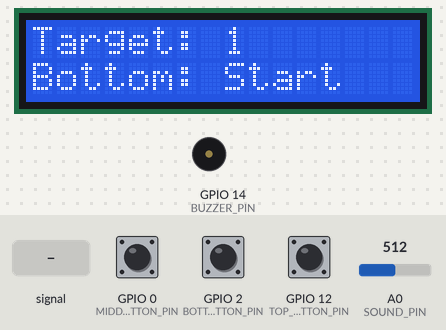
Bench run of a sketch on a simulated ESP8266 (NodeMCU). Shown: 16×2 character LCD, buzzer (waves = sounding, pin HIGH). The test bench sets the inputs (shaded band); at power-on: GPIO 2 (BOTTOM_BUTTON_PIN) HIGH, A0 (SOUND_PIN) = 512, GPIO 0 (MIDDLE_BUTTON_PIN) HIGH, GPIO 12 (TOP_BUTTON_PIN) HIGH. EEPROM starts erased; what the sketch prints to the serial monitor is not drawn.

Above: at 1.5 s.
1.6 s: GPIO 2 (BOTTOM_BUTTON_PIN) pulled LOW for 0.15 s
At 2.8 s:
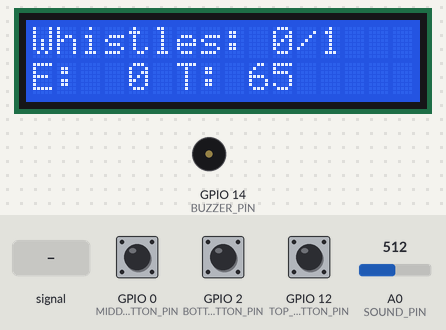
3.3 s: A0 (SOUND_PIN) fed a 200 Hz sine of ±81 counts around its level
At 4.6 s:
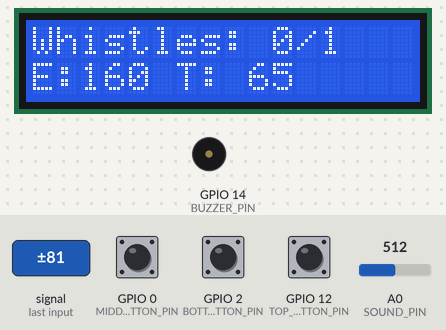
4.9 s: A0 (SOUND_PIN) set to 55
At 5.79 s:
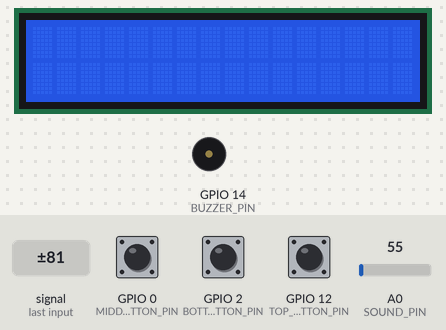
7.5 s: GPIO 2 (BOTTOM_BUTTON_PIN) pulled LOW for 3.2 s
At 9.2 s:
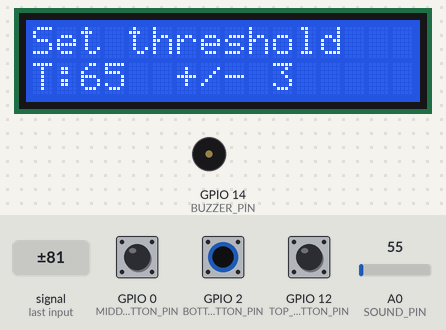
12.2 s: GPIO 0 (MIDDLE_BUTTON_PIN) pulled LOW for 0.15 s
At 12.7 s:
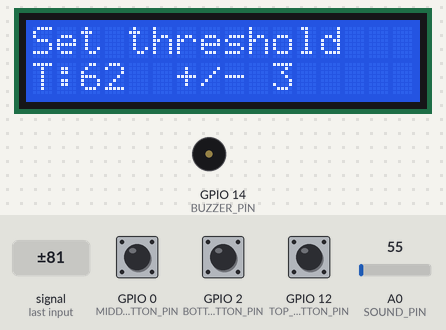
13.8 s: GPIO 0 (MIDDLE_BUTTON_PIN) pulled LOW for 1 s
At 15.2 s:
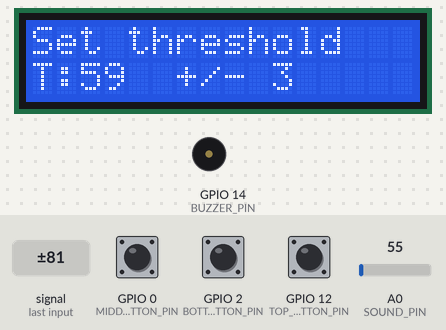
Timing chart, 0 to 16.8 s (numbered marks = the images above; inputs shaded):
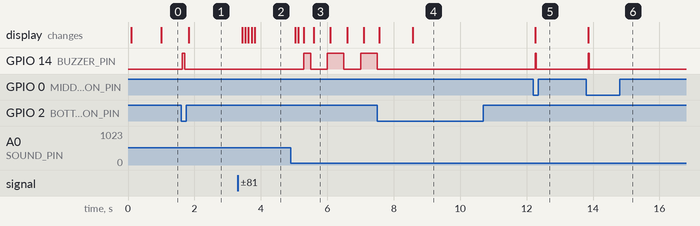

Measured:
- after the input at 1.6 s, GPIO 14 (BUZZER_PIN): LOW → HIGH at once, → LOW 0.07 s later; the display: changes after 0.23 s (image 1)
- after the input at 3.3 s, the display: first changes after 0.13 s (image 2 shows a later state)
- after the input at 4.9 s, GPIO 14 (BUZZER_PIN): goes HIGH 0.20 s, LOW 0.50 s, HIGH 0.50 s, LOW 0.50 s, then HIGH, starting after 0.40 s; the display: first changes after 0.13 s (image 3 shows a later state)
- after the input at 7.5 s, GPIO 14 (BUZZER_PIN): goes on until 7.5 s, then stays LOW; the display: first changes after 0.06 s (image 4 shows a later state)
- after the input at 12.2 s, GPIO 14 (BUZZER_PIN): LOW → HIGH after 0.06 s, → LOW 0.02 s later; the display: changes after 0.06 s (image 5)
- after the input at 13.8 s, GPIO 14 (BUZZER_PIN): LOW → HIGH after 0.06 s, → LOW 0.02 s later; the display: changes after 0.06 s (image 6)
- what the display in image 3 shows lasts 0.5 s, from 5.6 s to 6.1 s

The sketch:

Whistle_counter_esp8266_code.ino
```cpp
/*
  Pressure cooker whistle counter - ESP8266 / NodeMCU

  The microphone module is read through its analogue A0 output.  A cooker
  whistle is a burst, rather than one continuous sound, so the program first
  checks that the sound stays above the threshold long enough to be a real
  whistle.  It then waits for the sound to fall before accepting another one.

  Wiring (NodeMCU board labels):
    A0  -> sound-sensor analogue output (AO)
    D1  -> LCD SCL  (GPIO5)
    D2  -> LCD SDA  (GPIO4)
    D6  -> top button, target + (GPIO12)
    D3  -> middle button, target - / threshold - (GPIO0)
    D4  -> bottom button, start / settings (GPIO2)
    D5  -> buzzer control (GPIO14)

  Buttons use the ESP8266 internal pull-ups.  Connect each button between its
  pin and GND: a pressed button therefore reads LOW.

  IMPORTANT: D3/GPIO0 and D4/GPIO2 are ESP8266 boot pins.  Do not hold the
  middle or bottom button while the board is powered on or reset, otherwise
  the board can fail to boot.  D6 is not a boot-strapping pin.

  LCD address is 0x27.  If the LCD stays blank, scan its I2C address and
  change LCD_ADDRESS (many backpacks use 0x3F instead).
*/

#include <EEPROM.h>
#include <Wire.h>
#include <LiquidCrystal_I2C.h>

// ---------------------------------------------------------------------------
// Pin assignment.  These are physical ESP8266 GPIO numbers, so the code also
// compiles when the Arduino IDE has a generic ESP8266 board selected.
// ---------------------------------------------------------------------------
constexpr uint8_t SOUND_PIN = A0;
constexpr uint8_t LCD_SCL_PIN = 5;       // NodeMCU D1
constexpr uint8_t LCD_SDA_PIN = 4;       // NodeMCU D2
constexpr uint8_t TOP_BUTTON_PIN = 12;   // NodeMCU D6
constexpr uint8_t MIDDLE_BUTTON_PIN = 0; // NodeMCU D3
constexpr uint8_t BOTTOM_BUTTON_PIN = 2; // NodeMCU D4
constexpr uint8_t BUZZER_PIN = 14;       // NodeMCU D5

constexpr uint8_t LCD_ADDRESS = 0x27;
LiquidCrystal_I2C lcd(LCD_ADDRESS, 16, 2);

// ---------------------------------------------------------------------------
// Whistle detector tuning.
// A 25 ms peak-to-peak envelope rejects the microphone's DC level and makes
// the threshold easier to tune.  The displayed "E" value in listening mode is
// this envelope value, while "T" is the start threshold.
// ---------------------------------------------------------------------------
constexpr uint32_t SAMPLE_INTERVAL_US = 1000;  // Read A0 every 1 ms.
constexpr uint16_t ENVELOPE_WINDOW_MS = 25;     // Peak-to-peak measurement.
constexpr float ENVELOPE_SMOOTHING = 0.30f;     // 0..1; higher reacts faster.

constexpr uint16_t DEFAULT_START_THRESHOLD = 65;
constexpr uint16_t MIN_START_THRESHOLD = 25;
constexpr uint16_t MAX_START_THRESHOLD = 900;
constexpr uint8_t THRESHOLD_STEP = 3;
constexpr uint16_t STOP_HYSTERESIS = 22;

constexpr uint16_t WHISTLE_MIN_DURATION_MS = 180;
constexpr uint16_t WHISTLE_END_DURATION_MS = 100;
constexpr uint16_t WHISTLE_MIN_GAP_MS = 600;

// ---------------------------------------------------------------------------
// User-interface timing.
// ---------------------------------------------------------------------------
constexpr uint16_t BUTTON_DEBOUNCE_MS = 30;
constexpr uint16_t LONG_PRESS_MS = 1000;
constexpr uint16_t BUTTON_FEEDBACK_MS = 55;
constexpr uint16_t LCD_REFRESH_MS = 100;
constexpr uint16_t COMPLETION_BLINK_MS = 500;
constexpr uint16_t ALARM_BEEP_INTERVAL_MS = 500;
constexpr uint16_t STARTUP_SCREEN_MS = 900;

// EEPROM is only written when Settings is explicitly exited after a change.
constexpr size_t EEPROM_BYTES = 32;
constexpr uint32_t EEPROM_MAGIC = 0x57434E54UL; // "WCNT"

struct SavedSettings {
  uint32_t magic;
  uint16_t startThreshold;
  uint16_t check; // Simple integrity check for accidental/uninitialised data.
};

enum class UiState : uint8_t {
  HOME,
  LISTENING,
  SETTINGS,
  ALARM
};

enum class DetectorState : uint8_t {
  IDLE,
  CANDIDATE,
  ACTIVE
};

struct Button {
  uint8_t pin;
  bool rawPressed = false;
  bool stablePressed = false;
  bool longPressHandled = false;
  bool pressConsumed = false;
  uint32_t rawChangedAt = 0;
  uint32_t pressedAt = 0;
};

Button topButton{TOP_BUTTON_PIN};
Button middleButton{MIDDLE_BUTTON_PIN};
Button bottomButton{BOTTOM_BUTTON_PIN};

UiState uiState = UiState::HOME;
DetectorState detectorState = DetectorState::IDLE;

uint16_t targetWhistles = 1;
uint16_t countedWhistles = 0;
uint16_t startThreshold = DEFAULT_START_THRESHOLD;
bool thresholdDirty = false;

uint16_t windowMinimum = 1023;
uint16_t windowMaximum = 0;
float filteredEnvelope = 0.0f;
uint32_t lastSampleAtUs = 0;
uint32_t envelopeWindowStartedAt = 0;
uint32_t candidateStartedAt = 0;
uint32_t belowThresholdStartedAt = 0;
uint32_t lastWhistleAt = 0;

uint32_t feedbackBeepStartedAt = 0;
bool feedbackBeepActive = false;
uint32_t lastLcdRefreshAt = 0;
uint32_t startupScreenStartedAt = 0;

// ---------------------------------------------------------------------------
// Forward declarations keep the loop and button state machine easy to read.
// ---------------------------------------------------------------------------
void updateLcd(bool force = false);
void returnHome(bool resetTarget);
void startListening();
void enterSettings();
void leaveSettings();
void resetDetector();
void requestButtonFeedback();

uint16_t stopThreshold() {
  // A lower stop threshold prevents one whistle from being split into several.
  return (startThreshold > STOP_HYSTERESIS)
             ? startThreshold - STOP_HYSTERESIS
             : 1;
}

uint16_t settingsChecksum(uint16_t threshold) {
  return static_cast<uint16_t>(threshold ^ 0xA55A);
}

void printLine(uint8_t row, const char *text) {
  // %-16.16s both pads a short line and prevents stale characters remaining.
  char line[17];
  snprintf(line, sizeof(line), "%-16.16s", text);
  lcd.setCursor(0, row);
  lcd.print(line);
}

void loadThresholdFromEeprom() {
  EEPROM.begin(EEPROM_BYTES);

  SavedSettings saved{};
  EEPROM.get(0, saved);

  const bool isValid =
      saved.magic == EEPROM_MAGIC &&
      saved.check == settingsChecksum(saved.startThreshold) &&
      saved.startThreshold >= MIN_START_THRESHOLD &&
      saved.startThreshold <= MAX_START_THRESHOLD;

  if (isValid) {
    startThreshold = saved.startThreshold;
    Serial.printf("Loaded threshold from EEPROM: %u\n", startThreshold);
  } else {
    // Do not write the default here.  EEPROM is written only after a deliberate
    // threshold-setting action, which avoids needless flash wear on startup.
    startThreshold = DEFAULT_START_THRESHOLD;
    Serial.println("No valid saved threshold; using default 65.");
  }
}

void saveThresholdToEeprom() {
  SavedSettings saved{};
  saved.magic = EEPROM_MAGIC;
  saved.startThreshold = startThreshold;
  saved.check = settingsChecksum(saved.startThreshold);

  EEPROM.put(0, saved);
  if (EEPROM.commit()) {
    thresholdDirty = false;
    Serial.printf("Saved threshold to EEPROM: %u\n", startThreshold);
  } else {
    // Keep the dirty flag set if a commit fails, so the user can retry Settings.
    Serial.println("EEPROM save failed.");
  }
}

void requestButtonFeedback() {
  // This is deliberately non-blocking: sampling continues while it beeps.
  if (uiState != UiState::ALARM) {
    feedbackBeepActive = true;
    feedbackBeepStartedAt = millis();
  }
}

void serviceBuzzer() {
  if (uiState == UiState::ALARM) {
    // Pulse an active buzzer for 500 ms, then silence it for 500 ms.  This is
    // intentionally independent of the LCD blink so either timing can be
    // changed later without affecting the other.  A passive piezo needs a
    // tone/PWM driver circuit instead of this direct digital output.
    const bool alarmBeepOn =
        (millis() / ALARM_BEEP_INTERVAL_MS) % 2 == 0;
    digitalWrite(BUZZER_PIN, alarmBeepOn ? HIGH : LOW);
    return;
  }

  if (feedbackBeepActive && millis() - feedbackBeepStartedAt < BUTTON_FEEDBACK_MS) {
    digitalWrite(BUZZER_PIN, HIGH);
  } else {
    feedbackBeepActive = false;
    digitalWrite(BUZZER_PIN, LOW);
  }
}

void resetDetector() {
  detectorState = DetectorState::IDLE;
  candidateStartedAt = 0;
  belowThresholdStartedAt = 0;
  windowMinimum = 1023;
  windowMaximum = 0;
  filteredEnvelope = 0.0f;
}

void returnHome(bool resetTarget) {
  uiState = UiState::HOME;
  feedbackBeepActive = false;
  countedWhistles = 0;
  resetDetector();

  if (resetTarget) {
    targetWhistles = 1;
  }

  Serial.println("Home screen.");
  updateLcd(true);
}

void startListening() {
  uiState = UiState::LISTENING;
  countedWhistles = 0;
  resetDetector();
  Serial.printf("Listening: target=%u threshold=%u\n", targetWhistles, startThreshold);
  updateLcd(true);
}

void enterSettings() {
  uiState = UiState::SETTINGS;
  thresholdDirty = false;
  feedbackBeepActive = false;
  Serial.println("Threshold settings entered.");
  updateLcd(true);
}

void leaveSettings() {
  // This is the only normal code path that writes EEPROM.  Holding the bottom
  // button in the settings screen causes one save, not repeated loop writes.
  if (thresholdDirty) {
    saveThresholdToEeprom();
  }
  returnHome(false);
}

void handleButtonPress(Button &button) {
  // Every physical button press gets the short acknowledgement beep, even in
  // modes where its short action is intentionally ignored.
  requestButtonFeedback();

  if (uiState == UiState::ALARM) {
    // Any button silences the continuous alarm and starts a fresh session.
    returnHome(true);
    button.pressConsumed = true;
    return;
  }

  if (uiState == UiState::HOME) {
    if (&button == &topButton) {
      if (targetWhistles < 999) {
        ++targetWhistles;
      }
      updateLcd(true);
    } else if (&button == &middleButton) {
      if (targetWhistles > 1) {
        --targetWhistles;
      }
      updateLcd(true);
    }
  } else if (uiState == UiState::SETTINGS) {
    if (&button == &topButton && startThreshold + THRESHOLD_STEP <= MAX_START_THRESHOLD) {
      startThreshold += THRESHOLD_STEP;
      thresholdDirty = true;
      updateLcd(true);
    } else if (&button == &middleButton && startThreshold >= MIN_START_THRESHOLD + THRESHOLD_STEP) {
      startThreshold -= THRESHOLD_STEP;
      thresholdDirty = true;
      updateLcd(true);
    }
  }
}

void serviceButton(Button &button) {
  const uint32_t now = millis();
  const bool rawPressedNow = digitalRead(button.pin) == LOW;

  if (rawPressedNow != button.rawPressed) {
    button.rawPressed = rawPressedNow;
    button.rawChangedAt = now;
  }

  // Change stable state only after the input has remained unchanged long
  // enough.  This handles the electrical bounce of ordinary push-buttons.
  if (button.rawPressed != button.stablePressed &&
      now - button.rawChangedAt >= BUTTON_DEBOUNCE_MS) {
    button.stablePressed = button.rawPressed;

    if (button.stablePressed) {
      button.pressedAt = now;
      button.longPressHandled = false;
      button.pressConsumed = false;
      handleButtonPress(button);
    } else {
      // A short bottom press starts listening, but only from Home.  It happens
      // on release so a hold can be distinguished from the settings command.
      if (&button == &bottomButton && !button.longPressHandled &&
          !button.pressConsumed && uiState == UiState::HOME) {
        startListening();
      }
    }
  }

  // Bottom-button long presses have one action per screen:
  //   Home      -> enter threshold settings
  //   Settings  -> save (if changed) and return Home
  //   Listening -> cancel counting and return Home without changing target
  if (&button == &bottomButton && button.stablePressed &&
      !button.longPressHandled && now - button.pressedAt >= LONG_PRESS_MS) {
    button.longPressHandled = true;
    button.pressConsumed = true;

    if (uiState == UiState::HOME) {
      enterSettings();
    } else if (uiState == UiState::SETTINGS) {
      leaveSettings();
    } else if (uiState == UiState::LISTENING) {
      returnHome(false);
    }
  }
}

void countWhistle() {
  ++countedWhistles;
  Serial.printf("Whistle %u/%u\n", countedWhistles, targetWhistles);
  updateLcd(true);

  if (countedWhistles >= targetWhistles) {
    countedWhistles = targetWhistles;
    uiState = UiState::ALARM;
    feedbackBeepActive = false;
    detectorState = DetectorState::IDLE;
    Serial.println("Target reached: alarm engaged.");
    updateLcd(true);
  }
}

void processEnvelope(uint16_t envelope) {
  if (uiState != UiState::LISTENING) {
    return;
  }

  const uint32_t now = millis();
  const bool aboveStart = envelope >= startThreshold;
  const bool belowStop = envelope <= stopThreshold();

  switch (detectorState) {
    case DetectorState::IDLE:
      if (aboveStart && now - lastWhistleAt >= WHISTLE_MIN_GAP_MS) {
        detectorState = DetectorState::CANDIDATE;
        candidateStartedAt = now;
      }
      break;

    case DetectorState::CANDIDATE:
      if (!aboveStart) {
        // The burst was too short: it was probably a click or brief noise.
        detectorState = DetectorState::IDLE;
      } else if (now - candidateStartedAt >= WHISTLE_MIN_DURATION_MS) {
        // Only a sustained, loud enough burst becomes a valid whistle.
        detectorState = DetectorState::ACTIVE;
        belowThresholdStartedAt = 0;
      }
      break;

    case DetectorState::ACTIVE:
      if (belowStop) {
        if (belowThresholdStartedAt == 0) {
          belowThresholdStartedAt = now;
        } else if (now - belowThresholdStartedAt >= WHISTLE_END_DURATION_MS) {
          // The whistle has ended, so count exactly one event for this burst.
          lastWhistleAt = now;
          detectorState = DetectorState::IDLE;
          belowThresholdStartedAt = 0;
          countWhistle();
        }
      } else {
        belowThresholdStartedAt = 0;
      }
      break;
  }
}

void serviceSoundSampling() {
  const uint32_t nowUs = micros();
  if (nowUs - lastSampleAtUs < SAMPLE_INTERVAL_US) {
    return;
  }
  lastSampleAtUs = nowUs;

  const uint16_t sample = analogRead(SOUND_PIN);
  if (sample < windowMinimum) windowMinimum = sample;
  if (sample > windowMaximum) windowMaximum = sample;

  const uint32_t nowMs = millis();
  if (nowMs - envelopeWindowStartedAt < ENVELOPE_WINDOW_MS) {
    return;
  }

  const uint16_t rawEnvelope = windowMaximum - windowMinimum;
  filteredEnvelope += ENVELOPE_SMOOTHING * (rawEnvelope - filteredEnvelope);
  windowMinimum = 1023;
  windowMaximum = 0;
  envelopeWindowStartedAt = nowMs;
  processEnvelope(static_cast<uint16_t>(filteredEnvelope));
}

void updateLcd(bool force) {
  const uint32_t now = millis();
  if (!force && now - lastLcdRefreshAt < LCD_REFRESH_MS) {
    return;
  }
  lastLcdRefreshAt = now;

  if (now - startupScreenStartedAt < STARTUP_SCREEN_MS) {
    printLine(0, "Whistle Counter");
    printLine(1, "Starting...");
    return;
  }

  char line[24];
  switch (uiState) {
    case UiState::HOME:
      snprintf(line, sizeof(line), "Target: %u", targetWhistles);
      printLine(0, line);
      printLine(1, "Bottom: Start");
      break;

    case UiState::LISTENING:
      snprintf(line, sizeof(line), "Whistles: %u/%u", countedWhistles, targetWhistles);
      printLine(0, line);
      snprintf(line, sizeof(line), "E:%3u T:%3u", static_cast<uint16_t>(filteredEnvelope), startThreshold);
      printLine(1, line);
      break;

    case UiState::SETTINGS:
      printLine(0, "Set threshold");
      snprintf(line, sizeof(line), "T:%u  +/- %u", startThreshold, THRESHOLD_STEP);
      printLine(1, line);
      break;

    case UiState::ALARM:
      // Alternate full text with a blank screen every 500 ms.  The continuous
      // alarm is kept separate in serviceBuzzer(), so it does not blink.
      if ((now / COMPLETION_BLINK_MS) % 2 == 0) {
        snprintf(line, sizeof(line), "%u/%u whistles", countedWhistles, targetWhistles);
        printLine(0, line);
        printLine(1, "COMPLETED");
      } else {
        printLine(0, "");
        printLine(1, "");
      }
      break;
  }
}

void setup() {
  Serial.begin(115200);
  Serial.println();
  Serial.println("Pressure cooker whistle counter booting.");

  pinMode(TOP_BUTTON_PIN, INPUT_PULLUP);
  pinMode(MIDDLE_BUTTON_PIN, INPUT_PULLUP);
  pinMode(BOTTOM_BUTTON_PIN, INPUT_PULLUP);
  pinMode(BUZZER_PIN, OUTPUT);
  digitalWrite(BUZZER_PIN, LOW);

  Wire.begin(LCD_SDA_PIN, LCD_SCL_PIN); // ESP8266 order is SDA, then SCL.
  lcd.init();
  lcd.backlight();
  lcd.clear();

  loadThresholdFromEeprom();
  startupScreenStartedAt = millis();
  envelopeWindowStartedAt = millis();
  updateLcd(true);
}

void loop() {
  serviceButton(topButton);
  serviceButton(middleButton);
  serviceButton(bottomButton);

  // Sound sampling remains active in all modes, but processEnvelope() only
  // counts whistle events while the state is LISTENING.
  serviceSoundSampling();
  serviceBuzzer();
  updateLcd(false);
}
```
